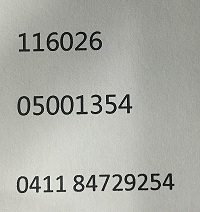
#> input picture 1.jpg, 200 x 212 px
$ python 1.main.py
#> lines starting #> are read from the running program, lines starting #| are printed output that depends on the picture; after the words box and inside, x2 and y2 are one past the last pixel; in counts of white or black regions, pixels touching at a corner belong together
import cv2
import numpy as np
import matplotlib.pyplot as plt


# 图像二值化处理
def imgThreshold(img):
    rosource, binary = cv2.threshold(img, 121, 255, cv2.THRESH_BINARY)
    return binary


# 1.先水平分割，再垂直分割
# 对图片进行垂直分割
# [67 lines left out: functions verticalCut, horizontalCut, not called in this run]


# 输入的分别是原图模板和标签
def matchTemplate(src, matchSrc, label):
    binaryc = imgThreshold(src)
    result = cv2.matchTemplate(binaryc, matchSrc, cv2.TM_CCOEFF_NORMED)
    min_val, max_val, min_loc, max_loc = cv2.minMaxLoc(result)
    tw, th = matchSrc.shape
    print("tw=", tw, "th=", th)
    # tl = (max_loc[0] + th + 2, max_loc[1] + tw + 2)
    # cv2.rectangle(src, max_loc, tl, [0, 0, 0])
    # cv2.putText(src, label, min_loc, fontFace=cv2.FONT_HERSHEY_COMPLEX, fontScale=0.1,
    #             color=(240, 230, 0))
    for y in range(len(result)):
        for x in range(len(result[y])):
            if result[y][x] > 0.75:
                cv2.rectangle(img, (x,y), (x + th, y + tw), (0, 0, 0), 2)
                cv2.putText(img, label, (x - 5,y - 5), fontFace=cv2.FONT_HERSHEY_COMPLEX, fontScale=0.5,
                                        color=(0, 0, 0))
    cv2.imshow('001', img)


# 先读取图片
img = cv2.imread("1.jpg")
#> img is the input picture: shape (212, 200, 3); mean B, G, R 166, 172.4, 171.2
image = cv2.cvtColor(img, cv2.COLOR_BGR2GRAY)
binary = imgThreshold(image)
#> in imgThreshold, `rosource, binary = cv2.threshold(img, 121, 255, cv2.THRESH_BINARY)`:
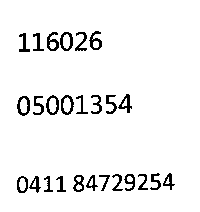
#> binary: shape (212, 200); 94.5% white; black in thin lines or dots, all inside (x1, y1, x2, y2) = (17, 31, 175, 193)
# # horizontalCut(binary)#
# cv2.imshow('binary', binary)
# verticalCut(binary, "num_1")
# 再读取分割好的图片
match = cv2.imread('num_1.jpg', cv2.COLOR_BGR2GRAY)
match = imgThreshold(match)
cv2.imshow('num_1', match)
print(match)
#| None
matchTemplate(binary, match, '1')
#> (the run stopped early here; a loop or call above may not have finished)
